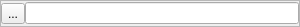
<?xml version="1.0" encoding="UTF-8"?>
<ui version="4.0">
 <class>ColumnsLookupLineEditWidget</class>
 <widget class="QFrame" name="ColumnsLookupLineEditWidget">
  <property name="geometry">
   <rect>
    <x>0</x>
    <y>0</y>
    <width>300</width>
    <height>27</height>
   </rect>
  </property>
  <property name="windowTitle">
   <string>Frame</string>
  </property>
  <property name="frameShape">
   <enum>QFrame::StyledPanel</enum>
  </property>
  <property name="frameShadow">
   <enum>QFrame::Raised</enum>
  </property>
  <layout class="QHBoxLayout" name="horizontalLayout_2">
   <property name="spacing">
    <number>0</number>
   </property>
   <property name="leftMargin">
    <number>0</number>
   </property>
   <property name="topMargin">
    <number>0</number>
   </property>
   <property name="rightMargin">
    <number>0</number>
   </property>
   <property name="bottomMargin">
    <number>0</number>
   </property>
   <item>
    <layout class="QHBoxLayout" name="horizontalLayout">
     <property name="spacing">
      <number>0</number>
     </property>
     <item>
      <widget class="QToolButton" name="toolButton">
       <property name="text">
        <string>...</string>
       </property>
      </widget>
     </item>
     <item>
      <widget class="QLineEdit" name="lineEdit"/>
     </item>
    </layout>
   </item>
  </layout>
 </widget>
 <resources/>
 <connections/>
</ui>
